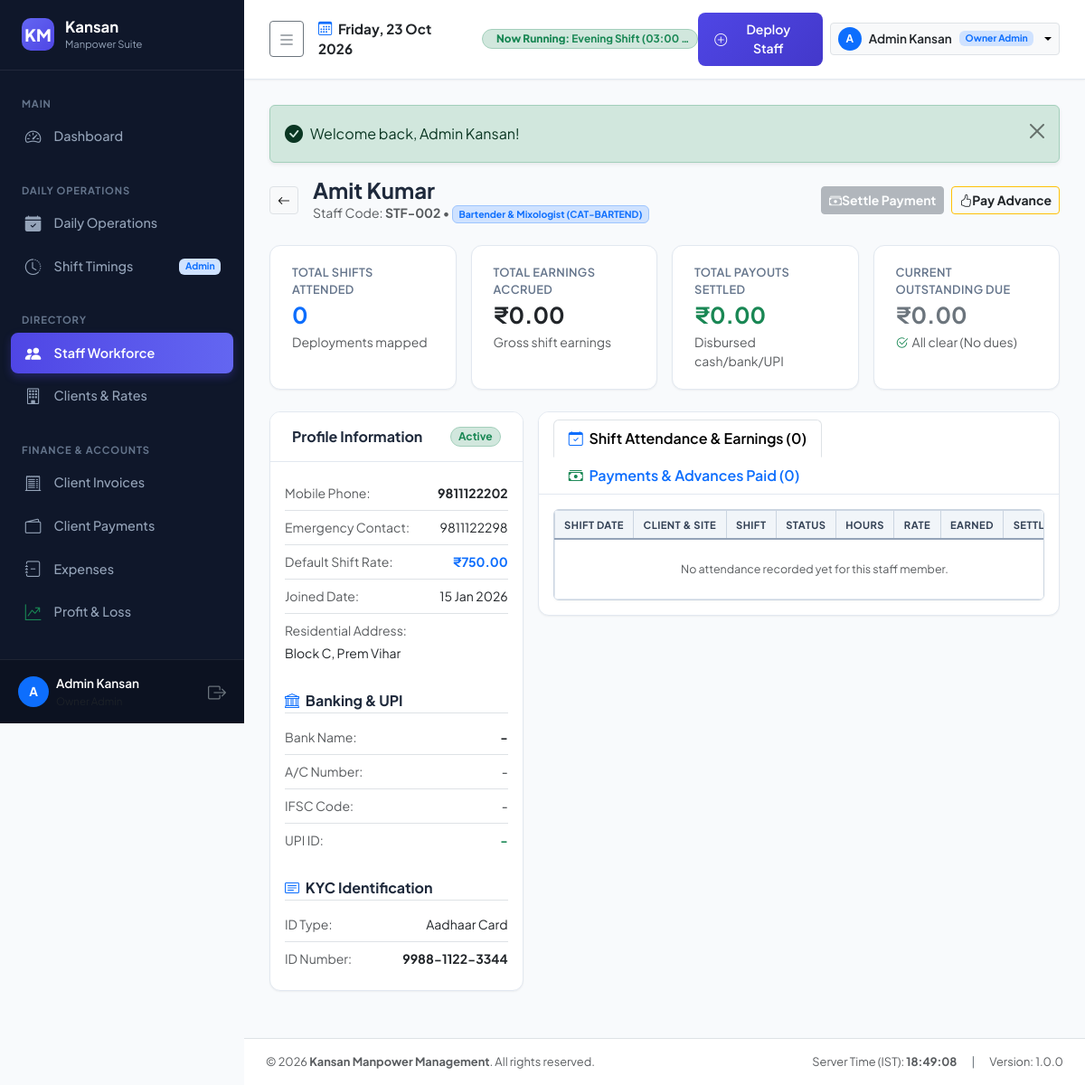
Page /modules/staff/view.php?id=2 (signed in) on the committed database.
### tables this page shows
CREATE TABLE shifts (
    id INT PRIMARY KEY AUTO_INCREMENT,
    shift_code VARCHAR(20) NOT NULL UNIQUE,
    shift_name VARCHAR(100) NOT NULL,
    start_time TIME NOT NULL,
    end_time TIME NOT NULL,
    is_overnight TINYINT(1) NOT NULL DEFAULT 0,
    duration_hours DECIMAL(4,2) NOT NULL DEFAULT 8.00,
    description VARCHAR(255) NULL,
    status ENUM('active', 'inactive') NOT NULL DEFAULT 'active',
    created_at DATETIME DEFAULT CURRENT_TIMESTAMP,
    updated_at DATETIME DEFAULT CURRENT_TIMESTAMP ON UPDATE CURRENT_TIMESTAMP
);

CREATE TABLE staff (
    id INT PRIMARY KEY AUTO_INCREMENT,
    staff_code VARCHAR(20) NOT NULL UNIQUE,
    full_name VARCHAR(100) NOT NULL,
    phone VARCHAR(20) NOT NULL UNIQUE,
    email VARCHAR(100) NULL,
    emergency_contact VARCHAR(50) NULL,
    address TEXT NULL,
    id_proof_type VARCHAR(50) DEFAULT 'Aadhaar Card',
    id_proof_number VARCHAR(50) NULL,
    id_proof_doc VARCHAR(255) NULL,
    photo VARCHAR(255) NULL,
    bank_name VARCHAR(100) NULL,
    bank_account_no VARCHAR(50) NULL,
    bank_ifsc VARCHAR(20) NULL,
    upi_id VARCHAR(50) NULL,
    skill_category VARCHAR(50) NOT NULL DEFAULT 'General Staff',
    category_id INT NULL,
    staff_group VARCHAR(100) DEFAULT 'GENERAL POOL',
    default_payout_rate DECIMAL(10,2) NOT NULL DEFAULT 500.00,
    status ENUM('active', 'inactive', 'blocked') NOT NULL DEFAULT 'active',
    joined_date DATE NOT NULL,
    created_at DATETIME DEFAULT CURRENT_TIMESTAMP,
    updated_at DATETIME DEFAULT CURRENT_TIMESTAMP ON UPDATE CURRENT_TIMESTAMP,
    CONSTRAINT fk_staff_category FOREIGN KEY (category_id) REFERENCES staff_categories(id) ON DELETE SET NULL,
    INDEX idx_staff_phone (phone),
    INDEX idx_staff_status (status)
);

CREATE TABLE IF NOT EXISTS staff_categories (
    id INT PRIMARY KEY AUTO_INCREMENT,
    category_code VARCHAR(20) NOT NULL UNIQUE,
    category_name VARCHAR(100) NOT NULL,
    description TEXT NULL,
    status ENUM('active', 'inactive') NOT NULL DEFAULT 'active',
    created_at DATETIME DEFAULT CURRENT_TIMESTAMP,
    updated_at DATETIME DEFAULT CURRENT_TIMESTAMP ON UPDATE CURRENT_TIMESTAMP,
    INDEX idx_category_status (status)
);

### modules/staff/view.php (the view, shortened to what the rows shown need)
<?php
$db = DB::getConnection();
$staffId = (int)($_GET['id'] ?? 0);
$stmt = $db->prepare("
    SELECT s.*, sc.category_name, sc.category_code
    FROM staff s
    LEFT JOIN staff_categories sc ON s.category_id = sc.id
    WHERE s.id = :id
");
$stmt->execute([':id' => $staffId]);
$staff = $stmt->fetch();
require_once ROOT_PATH . '/templates/header.php';
require_once ROOT_PATH . '/templates/navbar.php';
?>
<div class="d-flex align-items-center justify-content-between flex-wrap gap-2 mb-4">
    <div class="d-flex align-items-center gap-3">
        <div>
            <h4 class="fw-bold mb-0"><?= htmlspecialchars($staff['full_name']) ?></h4>
            <div class="text-muted small mt-0.5">
                Staff Code: <strong><?= htmlspecialchars($staff['staff_code']) ?></strong> &bull;
                <span class="badge bg-primary-subtle text-primary border border-primary-subtle">
                    <?= htmlspecialchars($staff['category_name'] ?? $staff['skill_category']) ?>
                    <?= !empty($staff['category_code']) ? "({$staff['category_code']})" : '' ?>
                </span>
            </div>
        </div>
    </div>
</div>
<div class="row g-3">
    <div class="col-lg-4">
        <div class="custom-card">
            <div class="custom-card-header">
                <h6 class="fw-bold mb-0">Profile Information</h6>
                <?= Helper::statusBadge($staff['status']) ?>
            </div>
            <div class="p-3">
                <ul class="list-group list-group-flush small">
                    <li class="list-group-item d-flex justify-content-between px-0">
                        <span class="text-muted">Mobile Phone:</span>
                        <strong class="text-dark"><?= htmlspecialchars($staff['phone']) ?></strong>
                    </li>
                    <li class="list-group-item d-flex justify-content-between px-0">
                        <span class="text-muted">Emergency Contact:</span>
                        <span><?= htmlspecialchars($staff['emergency_contact'] ?: 'Not Provided') ?></span>
                    </li>
                    <li class="list-group-item d-flex justify-content-between px-0">
                        <span class="text-muted">Default Shift Rate:</span>
                        <strong class="text-primary"><?= Helper::formatCurrency($staff['default_payout_rate']) ?></strong>
                    </li>
                    <li class="list-group-item d-flex justify-content-between px-0">
                        <span class="text-muted">Joined Date:</span>
                        <span><?= Helper::formatDate($staff['joined_date']) ?></span>
                    </li>
                    <li class="list-group-item px-0">
                        <span class="text-muted d-block mb-1">Residential Address:</span>
                        <div class="text-dark"><?= nl2br(htmlspecialchars($staff['address'] ?: 'Not provided')) ?></div>
                    </li>
                </ul>
                <ul class="list-group list-group-flush small">
                    <li class="list-group-item d-flex justify-content-between px-0">
                        <span class="text-muted">Bank Name:</span>
                        <strong class="text-dark"><?= htmlspecialchars($staff['bank_name'] ?: '-') ?></strong>
                    </li>
                    <li class="list-group-item d-flex justify-content-between px-0">
                        <span class="text-muted">A/C Number:</span>
                        <span><?= htmlspecialchars($staff['bank_account_no'] ?: '-') ?></span>
                    </li>
                    <li class="list-group-item d-flex justify-content-between px-0">
                        <span class="text-muted">IFSC Code:</span>
                        <span><?= htmlspecialchars($staff['bank_ifsc'] ?: '-') ?></span>
                    </li>
                    <li class="list-group-item d-flex justify-content-between px-0">
                        <span class="text-muted">UPI ID:</span>
                        <strong class="text-success"><?= htmlspecialchars($staff['upi_id'] ?: '-') ?></strong>
                    </li>
                </ul>
                <ul class="list-group list-group-flush small">
                    <li class="list-group-item d-flex justify-content-between px-0">
                        <span class="text-muted">ID Type:</span>
                        <span><?= htmlspecialchars($staff['id_proof_type'] ?: '-') ?></span>
                    </li>
                    <li class="list-group-item d-flex justify-content-between px-0">
                        <span class="text-muted">ID Number:</span>
                        <strong class="text-dark"><?= htmlspecialchars($staff['id_proof_number'] ?: '-') ?></strong>
                    </li>
                </ul>
            </div>
        </div>
    </div>
    <div class="col-lg-8">
        <div class="custom-card">
            <div class="tab-content p-3" id="staffLedgerTabContent">
                <div class="tab-pane fade show active" id="shifts-pane" role="tabpanel">
                    <div class="table-responsive">
                        <table class="table table-custom table-sm align-middle">
                            <thead>
                                <tr>
                                    <th>Shift Date</th>
                                    <th>Client & Site</th>
                                    <th>Shift</th>
                                    <th>Status</th>
                                    <th>Hours</th>
                                    <th>Rate</th>
                                    <th>Earned</th>
                                    <th>Settled?</th>
                                </tr>
                            </thead>
                        </table>
                    </div>
                </div>
            </div>
        </div>
    </div>
</div>
<?php require_once ROOT_PATH . '/templates/footer.php'; ?>

### templates/navbar.php (shortened to what the rows shown need)
<?php
$currentTime = date('H:i:s');
$db = DB::getConnection();
$activeShiftStmt = $db->query("SELECT * FROM shifts WHERE status = 'active' ORDER BY start_time ASC");
$allShifts = $activeShiftStmt->fetchAll();
$currentRunningShift = null;
foreach ($allShifts as $sh) {
    if (!$sh['is_overnight']) {
        if ($currentTime >= $sh['start_time'] && $currentTime <= $sh['end_time']) {
            $currentRunningShift = $sh;
            break;
        }
    } else {
        if ($currentTime >= $sh['start_time'] || $currentTime <= $sh['end_time']) {
            $currentRunningShift = $sh;
            break;
        }
    }
}
?>
<div class="app-main">
    <header class="app-topbar">
        <div class="d-flex align-items-center gap-3">
            <div class="d-flex align-items-center gap-2 overflow-hidden">
                <?php if ($currentRunningShift): ?>
                    <span class="badge bg-success-subtle text-success border border-success-subtle px-2 py-1.5 rounded-pill d-flex align-items-center gap-1.5 text-truncate" style="font-size: 0.74rem; max-width: 240px;">
                        <span class="text-truncate">
                            <strong class="d-none d-sm-inline">Now Running: </strong><?= htmlspecialchars($currentRunningShift['shift_name']) ?> <span class="d-none d-md-inline">(<?= date('h:i A', strtotime($currentRunningShift['start_time'])) ?> - <?= date('h:i A', strtotime($currentRunningShift['end_time'])) ?>)</span>
                        </span>
                    </span>
                <?php else: ?>
                    <span class="badge bg-secondary-subtle text-secondary px-2 py-1 rounded-pill" style="font-size: 0.75rem;">
                        <i class="bi bi-pause-circle me-1"></i> <span class="d-none d-sm-inline">Shift </span>Transition
                    </span>
                <?php endif; ?>
            </div>
        </div>
    </header>
    <main class="page-container">

### core/Helper.php (shortened to what the rows shown need)
<?php
class Helper {
    public static function formatCurrency(float|int|string|null $amount): string {
        $val = (float)($amount ?? 0);
        return '₹' . number_format($val, 2);
    }
    public static function formatDate(?string $date, string $format = 'd M Y'): string {
        $timestamp = strtotime($date);
        return $timestamp ? date($format, $timestamp) : '-';
    }
    public static function statusBadge(string $status, ?string $carriedToInvoice = null): string {
        $st = strtolower(trim($status));
        $icon = '';
        if ($st === 'scheduled') {
            $class = 'bg-primary-subtle text-primary border border-primary-subtle';
            $icon = '<i class="bi bi-clock-history me-1"></i>';
            $label = 'Scheduled';
        } elseif ($st === 'carried_forward') {
            $class = 'bg-info-subtle text-info border border-info-subtle';
            $icon = '<i class="bi bi-arrow-right-circle me-1"></i>';
            $label = !empty($carriedToInvoice) ? "Carry Forward to {$carriedToInvoice}" : 'Carry Forward';
        } else {
            $class = match($st) {
                'active', 'present', 'paid', 'approved', 'completed' => 'bg-success-subtle text-success border border-success-subtle',
                'pending', 'half_day', 'partially_paid' => 'bg-warning-subtle text-warning-emphasis border border-warning-subtle',
                'inactive', 'absent', 'unpaid', 'cancelled', 'blocked' => 'bg-danger-subtle text-danger border border-danger-subtle',
                'leave' => 'bg-info-subtle text-info-emphasis border border-info-subtle',
                default => 'bg-secondary-subtle text-secondary border border-secondary-subtle',
            };
            $label = ucwords(str_replace('_', ' ', $status));
        }
        return '<span class="badge ' . $class . ' px-2 py-1 rounded-pill">' . $icon . htmlspecialchars($label) . '</span>';
    }
}

### rows in the picture
shifts: shift_name "Evening Shift", start_time "03:00…"
staff: full_name "Amit Kumar", staff_code "STF-002", category.category_name "Bartender & Mixologist", category.category_code "CAT-BARTEND", status "Active", phone "9811122202", emergency_contact "9811122298", default_payout_rate "₹750.00", joined_date "15 Jan 2026", address "Block C, Prem Vihar", bank_name "-", bank_account_no "-", bank_ifsc "-", upi "-", id_proof_type "Aadhaar Card", id_proof_number "9988-1122-3344"

### other values in the picture
substr($user['full_name'] ?? 'U', 0, 1) "A"
$user['full_name'] "Admin Kansan"
substr($user['full_name'] ?? 'A', 0, 1) "A"
str_replace('_', ' ', $user['role'] ?? '') "Owner Admin"
$flash['message'] "Welcome back, Admin Kansan!"
count($attendanceHistory) "0"
Helper::formatCurrency($totalEarned) "₹0.00"
Helper::formatCurrency($totalPaid) "₹0.00"
Helper::formatCurrency($balanceDue) "₹0.00"
count($paymentHistory) "0"
APP_NAME "Kansan Manpower Management"
APP_VERSION "1.0.0"
